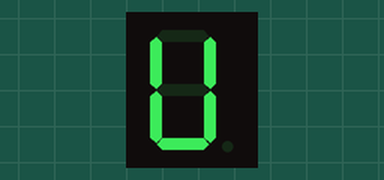
A sketch run on a simulated Arduino Uno, built with avr-gcc and run on an emulated ATmega328P. Shown: 1-digit seven-segment display. Wiring (inferred from the names in the program): 1-digit 7-segment display, segments lit when LOW: segments pin 3, pin 4, pin 5, pin 6, pin 9, pin 10, pin 11. The segment pins are drawn as the display they are named for.

Above: at 0.07 s.
At 0.84 s:
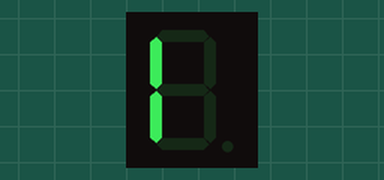
At 1.3 s:
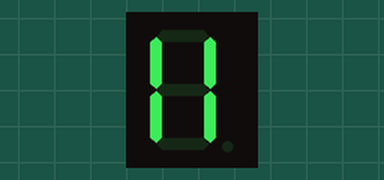
At 1.71 s:
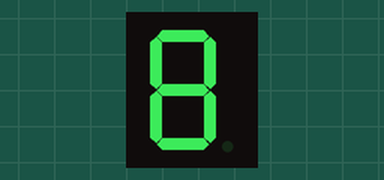

The sketch:

leds_clock.ino
```cpp
#define a 3
#define b 4
#define c 5
#define d 6
#define e 9
#define f 10
#define g 11

int nums[][5][7] = {
      {
        {1,1,1,1,1,1,1}, {1,0,0,0,0,0,1}, {1,0,0,0,0,0,1}, {1,1,1,1,1,1,1}, {0,0,0,0,0,0,0} //0
      },
      {
        {0,0,0,0,0,0,0}, {1,0,0,0,0,0,0}, {1,1,1,1,1,1,1}, {0,0,0,0,0,0,0}, {0,0,0,0,0,0,0} //1
      },
      {
        {1,0,0,1,1,1,1}, {1,0,0,1,1,1,1}, {1,0,0,1,1,1,1}, {1,1,1,1,0,0,1}, {0,0,0,0,0,0,0} //2
      },
      {
        {1,0,0,1,0,0,1}, {1,0,0,1,0,0,1}, {1,0,0,1,0,0,1}, {1,1,1,1,1,1,1}, {0,0,0,0,0,0,0} //3
      },
      {
        {1,1,1,1,0,0,0}, {0,0,0,1,0,0,0}, {0,0,0,1,0,0,0}, {1,1,1,1,1,1,1}, {0,0,0,0,0,0,0} //4
      },
      {
        {1,1,1,1,0,0,1}, {1,1,1,1,0,0,1}, {1,1,1,1,0,0,1}, {1,0,0,1,1,1,1}, {0,0,0,0,0,0,0} //5
      },
      {
        {1,1,1,1,1,1,1}, {1,0,0,1,0,0,1}, {1,0,0,1,0,0,1}, {1,0,0,1,1,1,1}, {0,0,0,0,0,0,0} //6
      },
      {
        {1,0,0,0,0,0,0}, {1,0,0,0,0,0,0}, {1,0,0,0,0,0,0}, {1,1,1,1,1,1,1}, {0,0,0,0,0,0,0} //7
      },
      {
        {1,1,1,1,1,1,1}, {1,0,0,1,0,0,1}, {1,0,0,1,0,0,1}, {1,1,1,1,1,1,1}, {0,0,0,0,0,0,0} //8
      },
      {
        {1,1,1,1,0,0,0}, {1,0,0,1,0,0,0}, {1,0,0,1,0,0,0}, {1,1,1,1,1,1,1}, {0,0,0,0,0,0,0} //9
      }
  };

int hz = 0;


void draw(int num[5][7])
{
  hz = 30;
  for(int i = 0; i<=4; i++)
    {

      for(int j = 0; j<=6; j++)
      {

        if(j == 0)
        {
          digitalWrite(a, num[i][j]);
        }

        if(j == 1)
        {
          digitalWrite(b, num[i][j]);
        }

        if(j == 2)
        {
          digitalWrite(c, num[i][j]);
        }

        if(j == 3)
        {
          digitalWrite(d, num[i][j]);
        }

        if(j == 4)
        {
          digitalWrite(e, num[i][j]);
        }

        if(j == 5)
        {
          digitalWrite(f, num[i][j]);
        }

        if(j == 6)
        {
          digitalWrite(g, num[i][j]);
        }
      }
      delay(hz);
    }


}

void setup() {
  // put your setup code here, to run once:

  Serial.begin(9600);
  pinMode(a, OUTPUT);
  pinMode(b, OUTPUT);
  pinMode(c, OUTPUT);
  pinMode(d, OUTPUT);
  pinMode(e, OUTPUT);
  pinMode(f, OUTPUT);
  pinMode(g, OUTPUT);

}

void loop() {
  // put your main code here, to run repeatedly:

  int imax = sizeof(nums)/sizeof(nums[0]);
  for(int k = 0; k<imax; k++)
  {
    draw(nums[k]);
  }


}
```

Measured:
- by itself, everything shown: repeats every 1.5 s, in 10 steps
